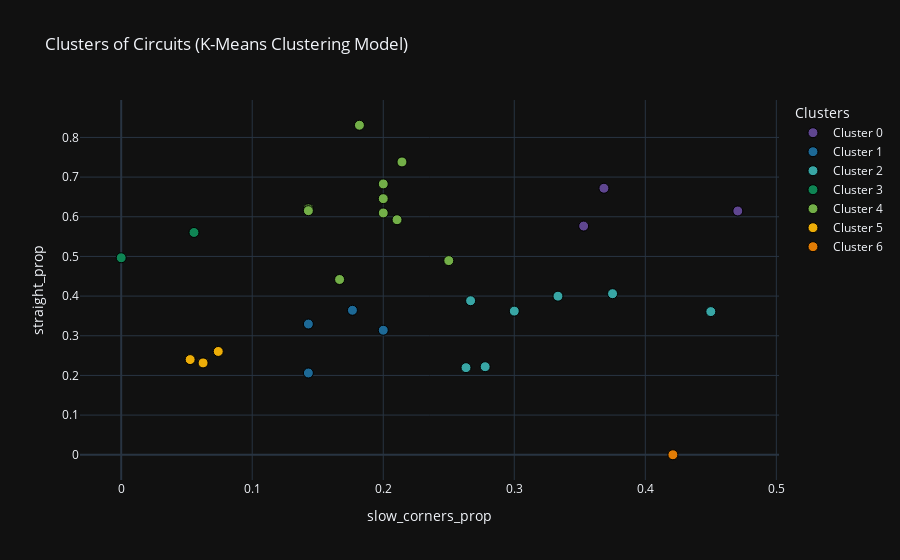

The notebook cell this image was saved under:
### Markdown cell above
It is also useful to generate a scatter plot based on two of the features to visualize how the clusters have formed according to them. In this case, selecting the original dataframe is also helpful to recover the magnitude of the unscaled variables.

### Code cell
col1 = 'slow_corners_prop'
col2 = 'straight_prop'

plot_cluster_scatter(df_featured, col1, col2)

### Figure 1 — Plotly figure (JSON) as saved in the notebook; plotly's stock layout.template omitted (floating-point values rounded to 4 significant figures)
{"data": [{"hoverinfo": "text", "marker": {"color": "rgb(95, 70, 144)", "line": {"color": "black", "width": 1}, "size": 10}, "mode": "markers", "name": "Cluster 0", "text": ["Circuit: miami<br>Cluster: 0<br>slow_corners_prop: 0.3684<br>straight_prop: 0.6719", "Circuit: rodriguez<br>Cluster: 0<br>slow_corners_prop: 0.4706<br>straight_prop: 0.6145", "Circuit: vegas<br>Cluster: 0<br>slow_corners_prop: 0.3529<br>straight_prop: 0.5765"], "type": "scatter", "x": [0.3684, 0.4706, 0.3529], "y": [0.6719, 0.6145, 0.5765]}, {"hoverinfo": "text", "marker": {"color": "rgb(29, 105, 150)", "line": {"color": "black", "width": 1}, "size": 10}, "mode": "markers", "name": "Cluster 1", "text": ["Circuit: hockenheimring<br>Cluster: 1<br>slow_corners_prop: 0.1765<br>straight_prop: 0.3642", "Circuit: hungaroring<br>Cluster: 1<br>slow_corners_prop: 0.1429<br>straight_prop: 0.2061", "Circuit: zandvoort<br>Cluster: 1<br>slow_corners_prop: 0.1429<br>straight_prop: 0.3295", "Circuit: interlagos<br>Cluster: 1<br>slow_corners_prop: 0.2<br>straight_prop: 0.3139"], "type": "scatter", "x": [0.1765, 0.1429, 0.1429, 0.2], "y": [0.3642, 0.2061, 0.3295, 0.3139]}, {"hoverinfo": "text", "marker": {"color": "rgb(56, 166, 165)", "line": {"color": "black", "width": 1}, "size": 10}, "mode": "markers", "name": "Cluster 2", "text": ["Circuit: nurburgring<br>Cluster: 2<br>slow_corners_prop: 0.3333<br>straight_prop: 0.3998", "Circuit: portimao<br>Cluster: 2<br>slow_corners_prop: 0.2667<br>straight_prop: 0.3883", "Circuit: sochi<br>Cluster: 2<br>slow_corners_prop: 0.2778<br>straight_prop: 0.222", "Circuit: shanghai<br>Cluster: 2<br>slow_corners_prop: 0.375<br>straight_prop: 0.406", "Circuit: baku<br>Cluster: 2<br>slow_corners_prop: 0.45<br>straight_prop: 0.3609", "Circuit: marina_bay<br>Cluster: 2<br>slow_corners_prop: 0.2632<br>straight_prop: 0.2196", "Circuit: americas<br>Cluster: 2<br>slow_corners_prop: 0.3<br>straight_prop: 0.3621"], "type": "scatter", "x": [0.3333, 0.2667, 0.2778, 0.375, 0.45, 0.2632, 0.3], "y": [0.3998, 0.3883, 0.222, 0.406, 0.3609, 0.2196, 0.3621]}, {"hoverinfo": "text", "marker": {"color": "rgb(15, 133, 84)", "line": {"color": "black", "width": 1}, "size": 10}, "mode": "markers", "name": "Cluster 3", "text": ["Circuit: catalunya<br>Cluster: 3<br>slow_corners_prop: 0.0<br>straight_prop: 0.4966", "Circuit: silverstone<br>Cluster: 3<br>slow_corners_prop: 0.0556<br>straight_prop: 0.5604"], "type": "scatter", "x": [0, 0.05556], "y": [0.4966, 0.5604]}, {"hoverinfo": "text", "marker": {"color": "rgb(115, 175, 72)", "line": {"color": "black", "width": 1}, "size": 10}, "mode": "markers", "name": "Cluster 4", "text": ["Circuit: istanbul<br>Cluster: 4<br>slow_corners_prop: 0.2143<br>straight_prop: 0.7381", "Circuit: ricard<br>Cluster: 4<br>slow_corners_prop: 0.2<br>straight_prop: 0.6827", "Circuit: bahrain<br>Cluster: 4<br>slow_corners_prop: 0.2<br>straight_prop: 0.6096", "Circuit: albert_park<br>Cluster: 4<br>slow_corners_prop: 0.1429<br>straight_prop: 0.6198", "Circuit: suzuka<br>Cluster: 4<br>slow_corners_prop: 0.1667<br>straight_prop: 0.4418", "Circuit: villeneuve<br>Cluster: 4<br>slow_corners_prop: 0.1429<br>straight_prop: 0.6154", "Circuit: red_bull_ring<br>Cluster: 4<br>slow_corners_prop: 0.2<br>straight_prop: 0.6456", "Circuit: monza<br>Cluster: 4<br>slow_corners_prop: 0.1818<br>straight_prop: 0.8307", "Circuit: yas_marina<br>Cluster: 4<br>slow_corners_prop: 0.25<br>straight_prop: 0.4894", "Circuit: spa<br>Cluster: 4<br>slow_corners_prop: 0.2105<br>straight_prop: 0.5925"], "type": "scatter", "x": [0.2143, 0.2, 0.2, 0.1429, 0.1667, 0.1429, 0.2, 0.1818, 0.25, 0.2105], "y": [0.7381, 0.6827, 0.6096, 0.6198, 0.4418, 0.6154, 0.6456, 0.8307, 0.4894, 0.5925]}, {"hoverinfo": "text", "marker": {"color": "rgb(237, 173, 8)", "line": {"color": "black", "width": 1}, "size": 10}, "mode": "markers", "name": "Cluster 5", "text": ["Circuit: jeddah<br>Cluster: 5<br>slow_corners_prop: 0.0741<br>straight_prop: 0.2604", "Circuit: imola<br>Cluster: 5<br>slow_corners_prop: 0.0526<br>straight_prop: 0.2399", "Circuit: losail<br>Cluster: 5<br>slow_corners_prop: 0.0625<br>straight_prop: 0.2315"], "type": "scatter", "x": [0.07407, 0.05263, 0.0625], "y": [0.2604, 0.2399, 0.2315]}, {"hoverinfo": "text", "marker": {"color": "rgb(225, 124, 5)", "line": {"color": "black", "width": 1}, "size": 10}, "mode": "markers", "name": "Cluster 6", "text": ["Circuit: monaco<br>Cluster: 6<br>slow_corners_prop: 0.4211<br>straight_prop: 0.0"], "type": "scatter", "x": [0.4211], "y": [0]}], "layout": {"legend": {"title": {"text": "Clusters"}}, "title": {"text": "Clusters of Circuits (K-Means Clustering Model)"}, "xaxis": {"title": {"text": "slow_corners_prop"}}, "yaxis": {"title": {"text": "straight_prop"}}}}
